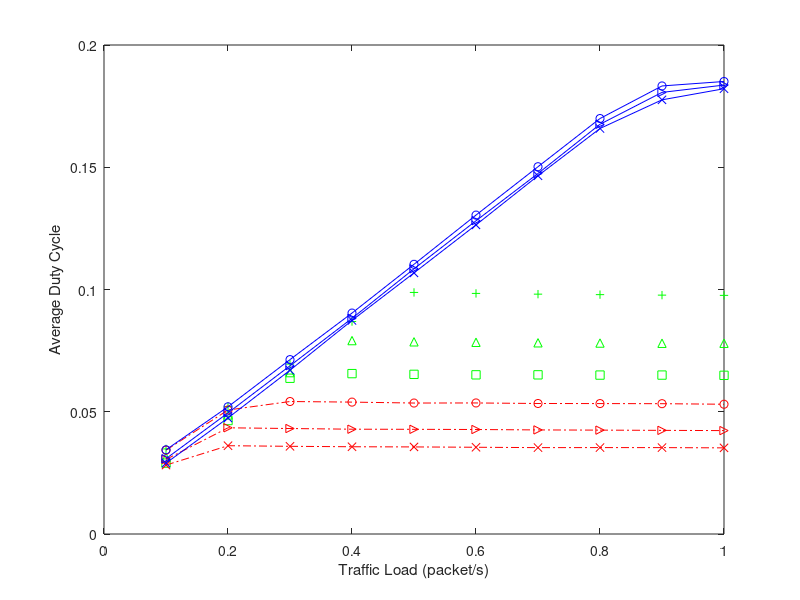

Here is the MATLAB script that generated this plot: (Note: this script raises an error after producing the figure.)
% Plot duty cycle, chain topology, 10 hops, \xi = 14, 17, 20,fixed arrival rate=0.1:0.1:1
% PRI-basic, PRI-ASM (adaptive schedule maintaince)
analysis_14=[0.0348	0.0521	0.0695	0.0869	0.0988	0.0984	0.0981	0.0979	0.0977	0.0976];
analysis_18=[0.0313	0.0487	0.066	0.0791	0.0786	0.0784	0.0782	0.0781	0.078	0.078];
analysis_22=[0.029	0.0464	0.0637	0.0656	0.0653	0.0651	0.0651	0.065	0.065	0.0649];
basic=[0.034275278	0.05071664	0.054186602	0.053943965	0.053564272	0.053600459	0.053377993	0.053345116	0.053298866	0.053071027;
    0.030496258	0.043437523	0.043142589	0.04286378	0.042819923	0.042737603	0.042568449	0.042487276	0.0423902	0.042293048;
    0.028188309	0.036110843	0.035866211	0.035686143	0.035615077	0.035478837	0.035329348	0.035345607	0.03533315	0.035233979
    ];
asm=[0.034432945	0.052027044	0.071328472	0.090360306	0.110299925	0.130434233	0.150220582	0.169931172	0.183252588	0.185076326;
    0.030800655	0.049538185	0.06880811	0.088198931	0.108463442	0.128114555	0.14745075	0.167580997	0.180617274	0.183613096;
    0.02898332	0.047463365	0.066992326	0.087359203	0.106789222	0.126421059	0.146513454	0.165855204	0.17757374	0.182115535
    ];

figure;
hold off;
arrival_rate=0.1:0.1:1;
plot(arrival_rate,analysis_14,'g+');
hold on;
plot(arrival_rate,analysis_18,'g^');
plot(arrival_rate,analysis_22,'gs');

plot(arrival_rate,basic(1,:),'ro-.');
plot(arrival_rate,basic(2,:),'r>-.');
plot(arrival_rate,basic(3,:),'rx-.');


plot(arrival_rate,asm(1,:),'bo-');
plot(arrival_rate,asm(2,:),'b>-');
plot(arrival_rate,asm(3,:),'bx-');

% set(gca,'XTick',0.05:0.05:0.5);
% set(gca,'XTickLabel',0.05:0.05:0.5);
%set(gca,'Xdir','reverse')

%axis([0.05 0.5 0.012 0.026]);
xlabel('Traffic Load (packet/s)');
ylabel('Average Duty Cycle');
legend('model, basic, {{\it{\xi}} = 14}','model, basic, {{\it{\xi}} = 18}','model, basic, {{\it{\xi}} = 22}', ...
    'sim, basic, {{\it{\xi}} = 14}','sim, basic, {{\it{\xi}} = 18}','sim, basic, {{\it{\xi}} = 22}', ...
    'sim, ASM, {{\it{\xi}} = 14}','sim, ASM, {{\it{\xi}} = 18}','sim, ASM, {{\it{\xi}} = 22}',2);
% grid on;